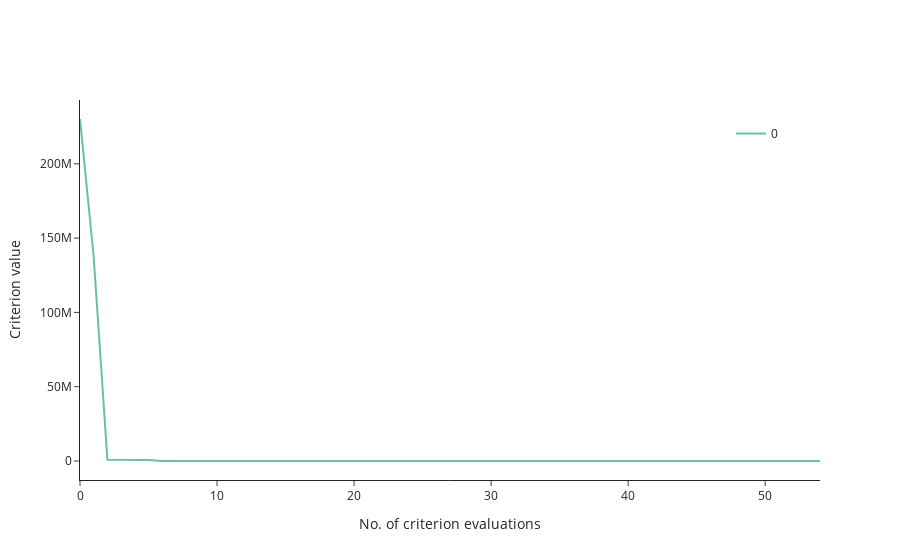

Notebook code for this chart:
### Code cell
fig = em.criterion_plot(res, max_evaluations=300)

fig.show()

### Figure 1 — Plotly figure (JSON) as saved in the notebook; plotly's stock layout.template omitted (floating-point values rounded to 4 significant figures)
{"data": [{"connectgaps": true, "line": {"color": "rgb(102,194,165)"}, "mode": "lines", "name": "0", "showlegend": true, "type": "scatter", "x": [0, 1, 2, 3, 4, 5, 6, 7, 8, 9, 10, 11, 12, 13, 14, 15, 16, 17, 18, 19, 20, 21, 22, 23, 24, 25, 26, 27, 28, 29, 30, 31, 32, 33, 34, 35, 36, 37, 38, 39, 40, 41, 42, 43, 44, 45, 46, 47, 48, 49, 50, 51, 52, 53, 54], "y": [230200000.0, 137200000.0, 852700.0, 841400.0, 796800.0, 630600.0, 615.0, 615.0, 615.0, 615.0, 615.0, 615.0, 615.0, 615.0, 615.0, 615.0, 615.0, 614.9, 614.9, 614.7, 614.2, 613.0, 609.8, 601.5, 580.4, 529.7, 420.8, 243.2, 71.55, 7.785, 0.2921, 0.003195, 0.0005457, 0.0004785, 0.0002399, 9.437e-05, 2.996e-05, 2.295e-06, 1.999e-06, 1.954e-06, 1.954e-06, 1.954e-06, 1.954e-06, 1.954e-06, 1.954e-06, 1.954e-06, 1.954e-06, 1.954e-06, 1.954e-06, 1.954e-06, 1.954e-06, 1.954e-06, 1.954e-06, 0.5795, 1.954e-06]}], "layout": {"legend": {"x": 0.95, "xanchor": "right", "y": 0.95, "yanchor": "top"}, "xaxis": {"title": {"text": "No. of criterion evaluations"}}, "yaxis": {"title": {"text": "Criterion value"}}}}
